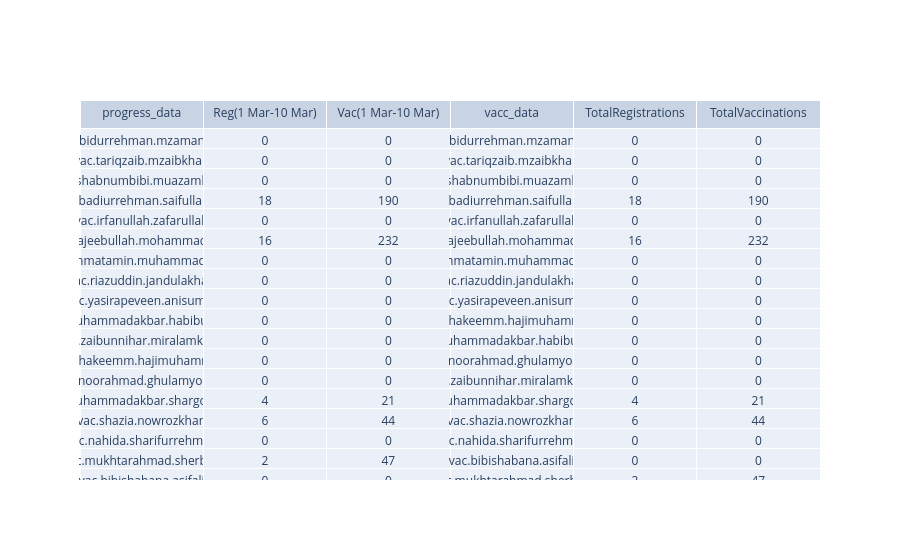

Source (notebook cell):
### Code cell
# compare name of vaccinators in 
table = go.Figure(data = [go.Table(
    header = dict(values = ['progress_data','Reg(1 Mar-10 Mar)', 'Vac(1 Mar-10 Mar)', 'vacc_data', 'TotalRegistrations', 'TotalVaccinations']),
    cells = dict(values = [progress_data['Vaccinator'], progress_data['Reg(1 Mar-10 Mar)'], progress_data['Vac(1 Mar-10 Mar)'], vacc_data['VaccinatorName'], vacc_data['TotalRegistrations'], vacc_data['TotalVaccinations']])
)
])
table.show()

### Figure 1 — Plotly figure (JSON) as saved in the notebook; plotly's stock layout.template omitted (floating-point values rounded to 4 significant figures; data arrays with more than 128 entries replaced by an {"elided": "..."} marker saying what was removed)
{"data": [{"cells": {"values": {"elided": "6x109 mixed values"}}, "header": {"values": ["progress_data", "Reg(1 Mar-10 Mar)", "Vac(1 Mar-10 Mar)", "vacc_data", "TotalRegistrations", "TotalVaccinations"]}, "type": "table"}], "layout": {"autosize": true}}
